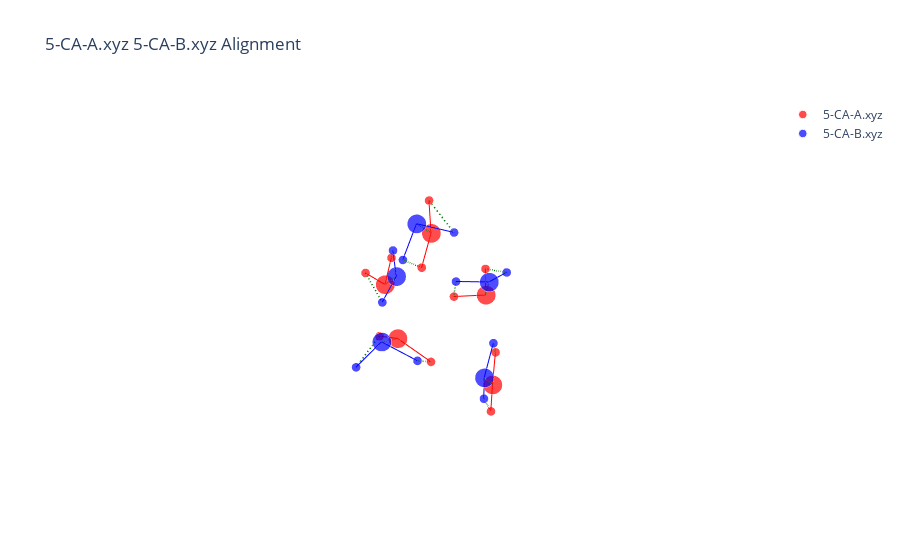

Source (notebook cell):
### Code cell
nameA = '5-CA-A.xyz'
nameB = '5-CA-B.xyz'
molA = next(pybel.readfile('xyz', os.path.join(data_path, nameA)))
molB = next(pybel.readfile('xyz', os.path.join(data_path, nameB)))
X_A, T_A, B_A = otm.tl.process_molecule(molA) 
X_B, T_B, B_B = otm.tl.process_molecule(molB)
assignment = otmol_res['assignment'][3]
X_B_aligned, _, _ = otm.tl.kabsch(X_A, X_B, otm.tl.permutation_to_matrix(assignment))
otm.pl.interactive_alignment_plot(X_A, X_B_aligned, T_A, T_B, B_A, B_B, assignment, nameA, nameB)

### Figure 1 — Plotly figure (JSON) as saved in the notebook; plotly's stock layout.template omitted (floating-point values rounded to 4 significant figures)
{"data": [{"marker": {"color": "red", "size": [13.2, 6.2, 6.2, 13.2, 6.2, 6.2, 13.2, 6.2, 6.2, 13.2, 6.2, 6.2, 13.2, 6.2, 6.2], "symbol": "circle"}, "mode": "markers", "name": "5-CA-A.xyz", "type": "scatter3d", "x": [0.05779, -0.05881, 0.01139, -0.1593, 0.6024, 0.01219, 1.761, 1.649, 1.337, 0.1191, -0.6676, 0.1191, -1.789, -1.643, -1.351], "y": [-1.98, -1.771, -2.942, -0.3423, 0.09544, -0.2535, 0.4669, -0.3556, 1.141, 2.125, 1.582, 2.174, 0.2941, 0.2997, -0.536], "z": [-0.3242, 0.6237, -0.3869, 1.896, 1.437, 2.841, 0.1758, -0.3265, -0.3984, -1.353, -1.123, -2.317, -0.4831, 0.478, -0.7393]}, {"marker": {"color": "blue", "size": [13.2, 6.2, 6.2, 13.2, 6.2, 6.2, 13.2, 6.2, 6.2, 13.2, 6.2, 6.2, 13.2, 6.2, 6.2], "symbol": "circle"}, "mode": "markers", "name": "5-CA-B.xyz", "type": "scatter3d", "x": [1.84, 1.388, 2.783, 0.1681, -0.6384, 0.00541, -1.782, -2.731, -1.398, -0.3706, -0.2353, 0.484, 0.161, -0.5718, 0.8971], "y": [-0.04105, 0.731, 0.1569, 1.888, 1.503, 1.835, 0.3618, 0.283, -0.5226, -1.959, -1.899, -1.626, -0.5207, 0.04012, -0.2312], "z": [-0.1992, -0.6096, -0.2525, -1.241, -0.8347, -2.192, 0.006119, -0.1462, -0.2172, -0.2333, 0.7322, -0.5577, 2.204, 1.904, 1.636]}, {"line": {"color": "red", "width": 2}, "mode": "lines", "showlegend": false, "type": "scatter3d", "x": [0.05779, -0.05881], "y": [-1.98, -1.771], "z": [-0.3242, 0.6237]}, {"line": {"color": "red", "width": 2}, "mode": "lines", "showlegend": false, "type": "scatter3d", "x": [0.05779, 0.01139], "y": [-1.98, -2.942], "z": [-0.3242, -0.3869]}, {"line": {"color": "red", "width": 2}, "mode": "lines", "showlegend": false, "type": "scatter3d", "x": [-0.1593, 0.6024], "y": [-0.3423, 0.09544], "z": [1.896, 1.437]}, {"line": {"color": "red", "width": 2}, "mode": "lines", "showlegend": false, "type": "scatter3d", "x": [-0.1593, 0.01219], "y": [-0.3423, -0.2535], "z": [1.896, 2.841]}, {"line": {"color": "red", "width": 2}, "mode": "lines", "showlegend": false, "type": "scatter3d", "x": [1.761, 1.649], "y": [0.4669, -0.3556], "z": [0.1758, -0.3265]}, {"line": {"color": "red", "width": 2}, "mode": "lines", "showlegend": false, "type": "scatter3d", "x": [1.761, 1.337], "y": [0.4669, 1.141], "z": [0.1758, -0.3984]}, {"line": {"color": "red", "width": 2}, "mode": "lines", "showlegend": false, "type": "scatter3d", "x": [0.1191, -0.6676], "y": [2.125, 1.582], "z": [-1.353, -1.123]}, {"line": {"color": "red", "width": 2}, "mode": "lines", "showlegend": false, "type": "scatter3d", "x": [0.1191, 0.1191], "y": [2.125, 2.174], "z": [-1.353, -2.317]}, {"line": {"color": "red", "width": 2}, "mode": "lines", "showlegend": false, "type": "scatter3d", "x": [-1.789, -1.643], "y": [0.2941, 0.2997], "z": [-0.4831, 0.478]}, {"line": {"color": "red", "width": 2}, "mode": "lines", "showlegend": false, "type": "scatter3d", "x": [-1.789, -1.351], "y": [0.2941, -0.536], "z": [-0.4831, -0.7393]}, {"line": {"color": "blue", "width": 2}, "mode": "lines", "showlegend": false, "type": "scatter3d", "x": [1.84, 1.388], "y": [-0.04105, 0.731], "z": [-0.1992, -0.6096]}, {"line": {"color": "blue", "width": 2}, "mode": "lines", "showlegend": false, "type": "scatter3d", "x": [1.84, 2.783], "y": [-0.04105, 0.1569], "z": [-0.1992, -0.2525]}, {"line": {"color": "blue", "width": 2}, "mode": "lines", "showlegend": false, "type": "scatter3d", "x": [0.1681, -0.6384], "y": [1.888, 1.503], "z": [-1.241, -0.8347]}, {"line": {"color": "blue", "width": 2}, "mode": "lines", "showlegend": false, "type": "scatter3d", "x": [0.1681, 0.00541], "y": [1.888, 1.835], "z": [-1.241, -2.192]}, {"line": {"color": "blue", "width": 2}, "mode": "lines", "showlegend": false, "type": "scatter3d", "x": [-1.782, -2.731], "y": [0.3618, 0.283], "z": [0.006119, -0.1462]}, {"line": {"color": "blue", "width": 2}, "mode": "lines", "showlegend": false, "type": "scatter3d", "x": [-1.782, -1.398], "y": [0.3618, -0.5226], "z": [0.006119, -0.2172]}, {"line": {"color": "blue", "width": 2}, "mode": "lines", "showlegend": false, "type": "scatter3d", "x": [-0.3706, -0.2353], "y": [-1.959, -1.899], "z": [-0.2333, 0.7322]}, {"line": {"color": "blue", "width": 2}, "mode": "lines", "showlegend": false, "type": "scatter3d", "x": [-0.3706, 0.484], "y": [-1.959, -1.626], "z": [-0.2333, -0.5577]}, {"line": {"color": "blue", "width": 2}, "mode": "lines", "showlegend": false, "type": "scatter3d", "x": [0.161, -0.5718], "y": [-0.5207, 0.04012], "z": [2.204, 1.904]}, {"line": {"color": "blue", "width": 2}, "mode": "lines", "showlegend": false, "type": "scatter3d", "x": [0.161, 0.8971], "y": [-0.5207, -0.2312], "z": [2.204, 1.636]}, {"line": {"color": "green", "dash": "longdash", "width": 3}, "mode": "lines", "showlegend": false, "type": "scatter3d", "x": [0.05779, -0.3706], "y": [-1.98, -1.959], "z": [-0.3242, -0.2333]}, {"line": {"color": "green", "dash": "longdash", "width": 3}, "mode": "lines", "showlegend": false, "type": "scatter3d", "x": [-0.05881, -0.2353], "y": [-1.771, -1.899], "z": [0.6237, 0.7322]}, {"line": {"color": "green", "dash": "longdash", "width": 3}, "mode": "lines", "showlegend": false, "type": "scatter3d", "x": [0.01139, 0.484], "y": [-2.942, -1.626], "z": [-0.3869, -0.5577]}, {"line": {"color": "green", "dash": "longdash", "width": 3}, "mode": "lines", "showlegend": false, "type": "scatter3d", "x": [-0.1593, 0.161], "y": [-0.3423, -0.5207], "z": [1.896, 2.204]}, {"line": {"color": "green", "dash": "longdash", "width": 3}, "mode": "lines", "showlegend": false, "type": "scatter3d", "x": [0.6024, 0.8971], "y": [0.09544, -0.2312], "z": [1.437, 1.636]}, {"line": {"color": "green", "dash": "longdash", "width": 3}, "mode": "lines", "showlegend": false, "type": "scatter3d", "x": [0.01219, -0.5718], "y": [-0.2535, 0.04012], "z": [2.841, 1.904]}, {"line": {"color": "green", "dash": "longdash", "width": 3}, "mode": "lines", "showlegend": false, "type": "scatter3d", "x": [1.761, 1.84], "y": [0.4669, -0.04105], "z": [0.1758, -0.1992]}, {"line": {"color": "green", "dash": "longdash", "width": 3}, "mode": "lines", "showlegend": false, "type": "scatter3d", "x": [1.649, 2.783], "y": [-0.3556, 0.1569], "z": [-0.3265, -0.2525]}, {"line": {"color": "green", "dash": "longdash", "width": 3}, "mode": "lines", "showlegend": false, "type": "scatter3d", "x": [1.337, 1.388], "y": [1.141, 0.731], "z": [-0.3984, -0.6096]}, {"line": {"color": "green", "dash": "longdash", "width": 3}, "mode": "lines", "showlegend": false, "type": "scatter3d", "x": [0.1191, 0.1681], "y": [2.125, 1.888], "z": [-1.353, -1.241]}, {"line": {"color": "green", "dash": "longdash", "width": 3}, "mode": "lines", "showlegend": false, "type": "scatter3d", "x": [-0.6676, -0.6384], "y": [1.582, 1.503], "z": [-1.123, -0.8347]}, {"line": {"color": "green", "dash": "longdash", "width": 3}, "mode": "lines", "showlegend": false, "type": "scatter3d", "x": [0.1191, 0.00541], "y": [2.174, 1.835], "z": [-2.317, -2.192]}, {"line": {"color": "green", "dash": "longdash", "width": 3}, "mode": "lines", "showlegend": false, "type": "scatter3d", "x": [-1.789, -1.782], "y": [0.2941, 0.3618], "z": [-0.4831, 0.006119]}, {"line": {"color": "green", "dash": "longdash", "width": 3}, "mode": "lines", "showlegend": false, "type": "scatter3d", "x": [-1.643, -2.731], "y": [0.2997, 0.283], "z": [0.478, -0.1462]}, {"line": {"color": "green", "dash": "longdash", "width": 3}, "mode": "lines", "showlegend": false, "type": "scatter3d", "x": [-1.351, -1.398], "y": [-0.536, -0.5226], "z": [-0.7393, -0.2172]}], "layout": {"scene": {"aspectmode": "data", "xaxis": {"title": {"text": "X"}, "visible": false}, "yaxis": {"title": {"text": "Y"}, "visible": false}, "zaxis": {"title": {"text": "Z"}, "visible": false}}, "showlegend": true, "title": {"text": "5-CA-A.xyz 5-CA-B.xyz Alignment"}}}
